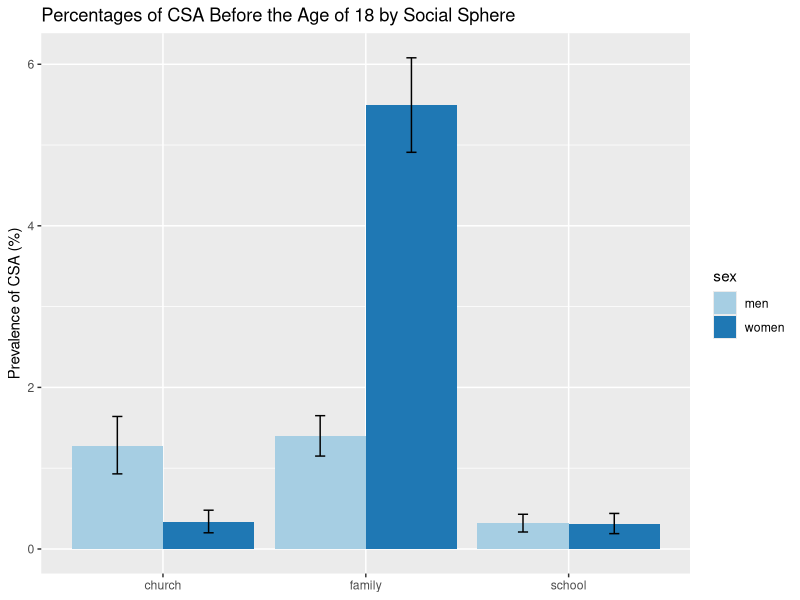
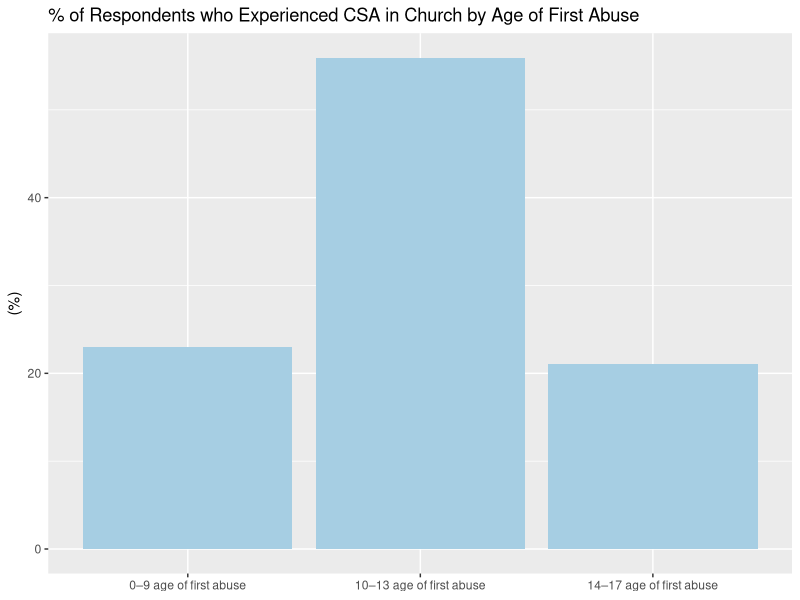

Generate these figures, in order, with R:
## ---- chunk 1
library(dplyr)
library(readr)
library(tidyr)
library(ggplot2)
library(stringr)
## ---- chunk 2
prev_by_sex <- read_csv("sup_table_1.csv")
head(prev_by_sex)

char_first_csa <- read_csv("char_first_csa.csv")
head(char_first_csa)
## ---- chunk 3
prev <- prev_by_sex %>%
  pivot_longer(
    cols = starts_with(c("any", "family", "church", "school")),
    names_to = c("sphere", "sex", "ci"),
    names_pattern = "(any|family|church|school)_(women|men)_ci_(mean|low|up)"
  ) %>%
  pivot_wider(
    names_from = ci,
    values_from = value
  ) %>%
  filter(characteristics != "sample", characteristics != "Number of abused children", sphere != "any")

write_csv(prev, "prevalence.csv")

first <- char_first_csa %>%
  pivot_longer(
    cols = starts_with(c("any", "family", "church", "school")),
    names_to = c("sphere")
  )
write_csv(first, "first_abuse.csv")
## ---- chunk 4
prev %>%
  filter(characteristics == "Total prevalence", sphere != "any") %>%
  ggplot(aes(x = sphere, y = mean, fill = sex)) +
  geom_col(position = "dodge") +
  geom_errorbar(aes(ymin = low, ymax = up), width = 0.1, position = position_dodge(0.9)) +
  scale_fill_brewer(palette = "Paired") +
  ylab("Prevalence of CSA (%)") +
  theme(axis.title.x = element_blank()) +
  labs(title = "Percentages of CSA Before the Age of 18 by Social Sphere")
## ---- chunk 5
first %>%
  filter(sphere == "church", str_detect(characteristics, "age of first abuse")) %>%
  ggplot(aes(x = characteristics, y = value, fill = sphere)) +
  geom_col(position = "dodge") +
  scale_fill_brewer(palette = "Paired") +
  ylab("(%)") +
  theme(axis.title.x = element_blank()) +
  labs(title = "% of Respondents who Experienced CSA in Church by Age of First Abuse") +
  theme(legend.position = "none")
